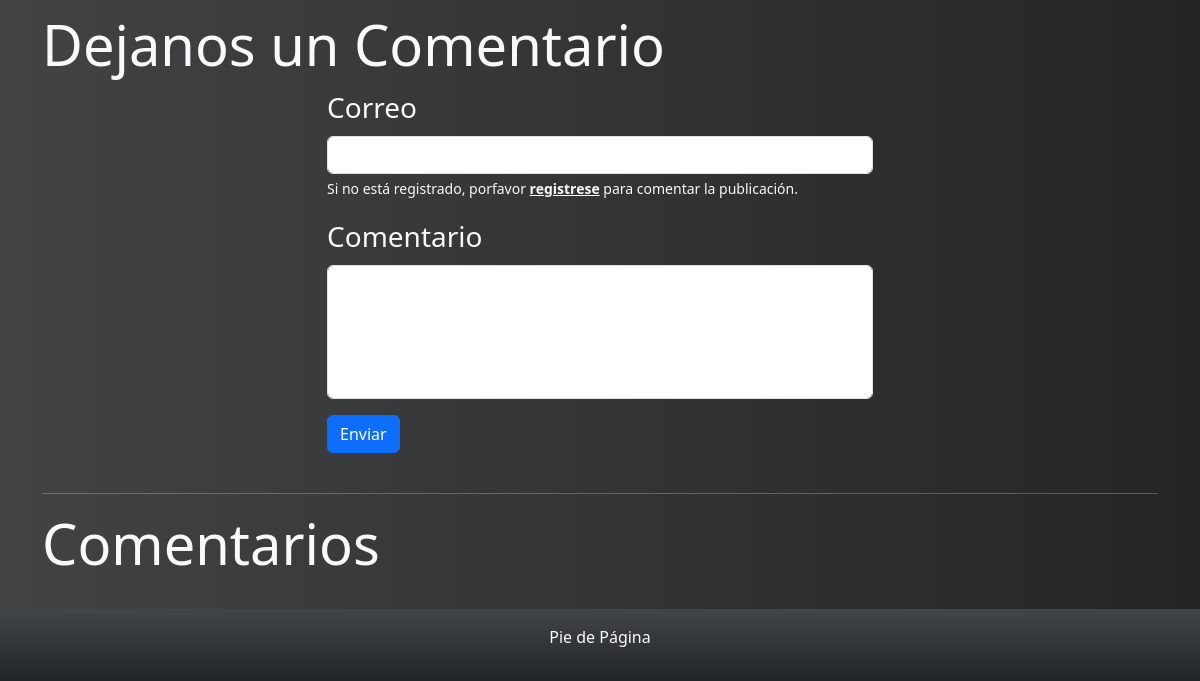
Page /publicacion/5 (lower part) on the earlier database version.
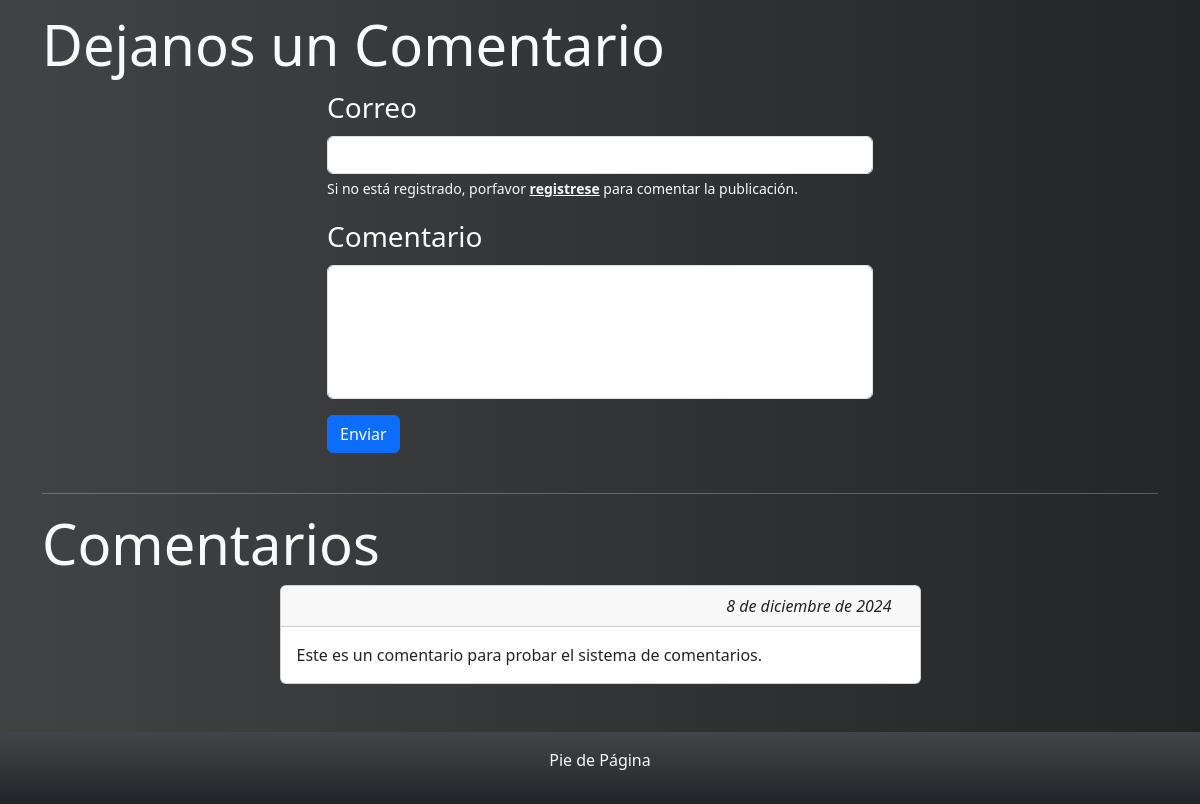
Same page on the later database version.
### main_blog/models.py (models this page shows)
class ComentarioAutor(models.Model):
    id = models.AutoField('Id', primary_key=True)
    contenido = models.TextField('Contenido', null=False, blank=False)
    fecha_publicacion = models.DateField('Fecha Publicación', auto_now_add=True, auto_now=False)
    autor = models.ForeignKey(User, on_delete=models.CASCADE)
    publicacion = models.ForeignKey(Publicacion, on_delete=models.CASCADE)
    class Meta:
        verbose_name = 'Comentario Autor'
        verbose_name_plural = 'Comentarios Autor'

### main_blog/views.py (the view, shortened to what this page needs)
# urls.py: path('publicacion/<int:id_publicacion>', publicacion, name='publicacion'),
def publicacion(request, id_publicacion):
    try:
        publicacion = Publicacion.objects.get(pk=id_publicacion, estado=True)
        categoria_publicacion = publicacion.categoria
        otras_publicaciones = Publicacion.objects.filter(
            categoria=categoria_publicacion,
            estado=True).exclude(
                pk=id_publicacion).order_by('-fecha_publicacion')[:3]
        categorias = Categoria.objects.filter(estado=True).order_by('-fecha_registro')
        autor_comentarios = ComentarioAutor.objects.filter(
            publicacion=publicacion).order_by('-fecha_publicacion')
        lector_comentarios = ComentarioLector.objects.filter(
            publicacion=publicacion).order_by('-fecha_publicacion')
        context = {
            'publicacion':publicacion,
            'categorias':categorias,
            'otros':otras_publicaciones,
            'autor_comentarios':autor_comentarios,
            'lector_comentarios':lector_comentarios
        }
        return render(request, 'publicacion.html', context)
    except Publicacion.DoesNotExist:
        return render(request, 'error.html')

### main_blog/models.py (called while the page is built)
    def __str__(self) -> str:
        return self.nombre

### main_blog/templates/publicacion.html (shortened to what this page needs)
{% extends 'index.html' %}
{% block recomendados %}
<div class="container">
    <div class="row text-light">
        <h1 class="display-4">Dejanos un Comentario</h1>
    </div>
    <div class="row justify-content-around">
        <div class="col-6 text-light pb-4">
            <form action="" method="post">
                {% if request.user.is_authenticated %}
                <div class="mb-3">
                    <label for="exampleInputEmail1" class="form-label fs-3">Correo</label>
                    <input type="email" name="correo" class="form-control" value="{{ request.user.email }}" readonly id="exampleInputEmail1" aria-describedby="emailHelp">
                </div>
                {% else %}
                <div class="mb-3">
                    <label for="exampleInputEmail1" class="form-label fs-3">Correo</label>
                    <input type="email" name="correo" class="form-control" id="exampleInputEmail1" aria-describedby="emailHelp">
                    <div id="emailHelp" class="form-text text-light">
                        Si no está registrado, porfavor <a href="/registro/" class="alert-link">registrese</a> para comentar la publicación.
                    </div>
                </div>
                {% endif %}
                <div class="mb-3">
                    <label for="exampleInputPassword1" class="form-label fs-3">Comentario</label>
                    <textarea class="form-control" name="comentario" id="exampleFormControlTextarea1" required rows="5" style="resize: none;"></textarea>
                </div>
                <button type="submit" class="btn btn-primary">Enviar</button>
            </form>
        </div>
    </div>
</div>
<div class="container">
    <hr class="text-light">
</div>
<div class="container">
    <div class="row text-light">
        <h1 class="display-4">Comentarios</h1>
    </div>
    <div class="row justify-content-around">
        <div class="col-7 text-light pb-4">
            {% for autor_comentario in autor_comentarios %}
            <div class="card mb-4">
                <div class="card-header">
                    <div class="container">
                        <div class="row">
                            <div class="col-6">
                            </div>
                            <div class="col-6 text-end fst-italic">
                                {{ autor_comentario.fecha_publicacion }}
                            </div>
                        </div>
                    </div>
                </div>
                <div class="card-body">
                    <p class="card-text">{{ autor_comentario.contenido }}</p>
                </div>
            </div>
            {% endfor %}
        </div>
    </div>
</div>
{% endblock %}

Differences in the rows shown:
added ComentarioAutor: fecha_publicacion "8 de diciembre de 2024", contenido "Este es un comentario para probar el sistema de comentarios."
